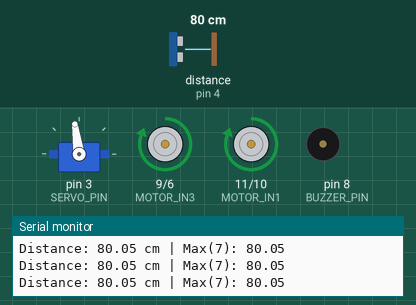
A sketch run on a simulated Arduino Uno, built with avr-gcc and run on an emulated ATmega328P. Shown: servo, motor-driver pin pairs drawn as motors (green arrow = first pin HIGH = forward, orange = second pin HIGH = backward, longer = more drive), buzzer (waves = sounding), the last lines printed to the serial monitor. Wiring (inferred from the names in the program): ultrasonic range finder: trigger pin 7; echo pin 4. The inputs (shaded band) are chosen by the test bench; at power-on: distance to the obstacle (sensor on pin 4) 80 cm. The echo pulse lasts 58.3 µs per cm.

Above: at 1.2 s.
1.3 s: distance to the obstacle (sensor on pin 4) set to 14 cm
4.3 s: distance to the obstacle (sensor on pin 4) set to 12 cm
At 6.8 s:
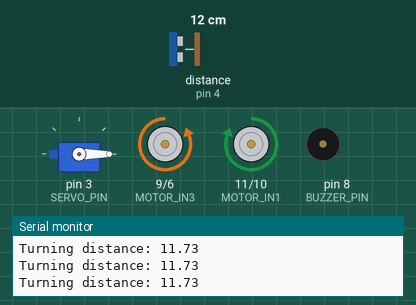
7.3 s: distance to the obstacle (sensor on pin 4) set to 2 cm
10.3 s: distance to the obstacle (sensor on pin 4) set to 35 cm
At 10.8 s:
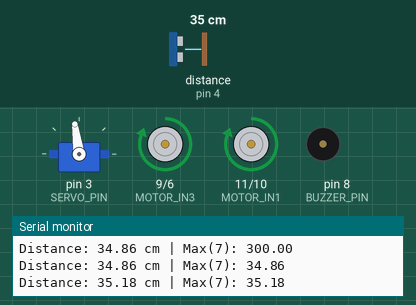
11.8 s: distance to the obstacle (sensor on pin 4) set to 4 cm
At 12.59 s:
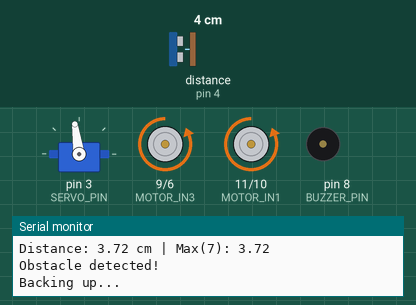
Timing chart, 0 to 15.8 s (numbered marks = the images above; inputs shaded):
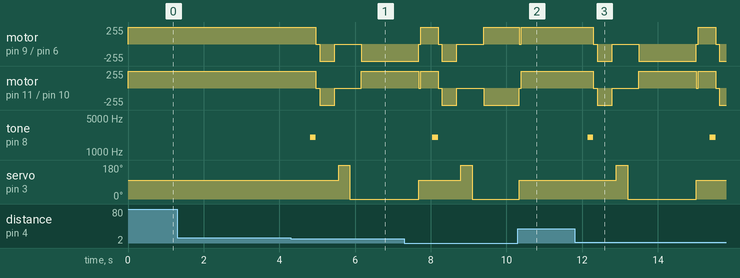

Measured:
- the behaviour switches between 13 and 12 cm on distance to the obstacle (sensor on pin 4) (found by bisection; images 0 and 1)
- after the input at 10.3 s, tone on pin 8 (BUZZER_PIN): stays silent (without the input it goes to 2000 Hz after 0.97 s); servo on pin 3 (SERVO_PIN): 0° → 98° after 0.03 s instead of 0.61 s

The sketch:

Roam-bot.ino
```cpp
#include <Servo.h>

/* PIN DEFINITIONS */
// Motors (L298N)
#define MOTOR_IN1 11
#define MOTOR_IN2 10
#define MOTOR_IN3 9
#define MOTOR_IN4 6
#define MOTOR_LEFT MOTOR_IN1, MOTOR_IN2
#define MOTOR_RIGHT MOTOR_IN3, MOTOR_IN4

// Ultrasonic sensor
#define ECHO_ECHO 4
#define ECHO_TRIG 7
#define ECHO_VCC 5

// Servo
#define SERVO_PIN 3

// Buzzer
#define BUZZER_PIN 8

/* CONSTANTS */
#define DISTANCE_THRESHOLD 12   // cm
#define SAMPLE_COUNT 7
#define ECHO_TIMEOUT 30000      // us
#define ECHO_TRIG_US 10         // us
#define ECHO_CM_PER_US 0.01723

/* GLOBALS */
Servo swivel;
float distanceSamples[SAMPLE_COUNT];
int sampleIndex = 0;

/* MOTOR STATE ENUM */
typedef enum MOTOR_STATE {
  MOTOR_OFF = 0b00,
  MOTOR_BACKWARD = 0b01,
  MOTOR_FORWARD = 0b10,
  MOTOR_OFF2 = 0b11
} MOTOR_STATE;

/* SETUP */
void setup() {
  pinMode(MOTOR_IN1, OUTPUT);
  pinMode(MOTOR_IN2, OUTPUT);
  pinMode(MOTOR_IN3, OUTPUT);
  pinMode(MOTOR_IN4, OUTPUT);

  pinMode(ECHO_ECHO, INPUT);
  pinMode(ECHO_TRIG, OUTPUT);
  pinMode(ECHO_VCC, OUTPUT);
  digitalWrite(ECHO_VCC, HIGH);

  swivel.attach(SERVO_PIN);
  swivel.write(98);

  pinMode(BUZZER_PIN, OUTPUT);

  Serial.begin(9600);

  clearSamples();
  stopMotors();

  Serial.println("Roam-Bot v1 started");
}

/* MAIN LOOP */
void loop() {
  float distance = echo_get_dist() * ECHO_CM_PER_US;
  storeSample(distance);

  float maxDist = getMaxSample();

  Serial.print("Distance: ");
  Serial.print(distance);
  Serial.print(" cm | Max(");
  Serial.print(SAMPLE_COUNT);
  Serial.print("): ");
  Serial.println(maxDist);

  if (maxDist > DISTANCE_THRESHOLD) {
    moveForward();
  } else {
    beep(2000, 150);
    handleObstacle();
  }

  delay(50);
}

/* ULTRASONIC */
unsigned long echo_get_dist() {
  digitalWrite(ECHO_TRIG, LOW);
  delayMicroseconds(2);
  digitalWrite(ECHO_TRIG, HIGH);
  delayMicroseconds(ECHO_TRIG_US);
  digitalWrite(ECHO_TRIG, LOW);

  return pulseIn(ECHO_ECHO, HIGH, ECHO_TIMEOUT);
}

/* DISTANCE BUFFER */
void storeSample(float value) {
  distanceSamples[sampleIndex] = value;
  sampleIndex = (sampleIndex + 1) % SAMPLE_COUNT;
}

float getMaxSample() {
  float maxVal = distanceSamples[0];
  for (int i = 1; i < SAMPLE_COUNT; i++) {
    if (distanceSamples[i] > maxVal) maxVal = distanceSamples[i];
  }
  return maxVal;
}

void clearSamples() {
  for (int i = 0; i < SAMPLE_COUNT; i++) {
    distanceSamples[i] = 300;
  }
}

/* BUZZER */
void beep(int frequency, int duration) {
  tone(BUZZER_PIN, frequency);
  delay(duration);
  noTone(BUZZER_PIN);
}

/* MOTOR CONTROL */
void motor_set_state(uint8_t in1, uint8_t in2, char state) {
  digitalWrite(in1, (state & 0b10) ? HIGH : LOW);
  digitalWrite(in2, (state & 0b01) ? HIGH : LOW);
}

void moveForward() {
  motor_set_state(MOTOR_LEFT, MOTOR_FORWARD);
  motor_set_state(MOTOR_RIGHT, MOTOR_FORWARD);
}

void moveBackward() {
  motor_set_state(MOTOR_LEFT, MOTOR_BACKWARD);
  motor_set_state(MOTOR_RIGHT, MOTOR_BACKWARD);
}

void pivotLeft() {
  motor_set_state(MOTOR_LEFT, MOTOR_BACKWARD);
  motor_set_state(MOTOR_RIGHT, MOTOR_FORWARD);
}

void pivotRight() {
  motor_set_state(MOTOR_LEFT, MOTOR_FORWARD);
  motor_set_state(MOTOR_RIGHT, MOTOR_BACKWARD);
}

void stopMotors() {
  motor_set_state(MOTOR_LEFT, MOTOR_OFF);
  motor_set_state(MOTOR_RIGHT, MOTOR_OFF);
}

/* OBSTACLE HANDLING */
void handleObstacle() {
  Serial.println("Obstacle detected!");

  stopMotors();
  delay(100);

  // Back up
  Serial.println("Backing up...");
  moveBackward();
  delay(400);
  stopMotors();
  delay(100);

  // Scan
  int turnDir = scanForBestDirection();

  if (turnDir < 0) {
    Serial.println("Pivoting LEFT");
    pivotLeft();
  } else {
    Serial.println("Pivoting RIGHT");
    pivotRight();
  }

  // turning
  unsigned long startTime = millis();
  bool minimumTurnMet = false;

  while (millis() - startTime < 1500) {
    float d = echo_get_dist() * ECHO_CM_PER_US;

    if (millis() - startTime > 600) {
      minimumTurnMet = true;
    }

    Serial.print("Turning distance: ");
    Serial.println(d);

    if (minimumTurnMet && d > DISTANCE_THRESHOLD + 5) {
      break;
    }
  }

  stopMotors();
  swivel.write(98);
  clearSamples();
}

/* SERVO SCAN */
int scanForBestDirection() {
  swivel.write(180);
  delay(300);
  float leftDist = echo_get_dist() * ECHO_CM_PER_US;
  Serial.print("Left scan: ");
  Serial.println(leftDist);

  swivel.write(0);
  delay(300);
  float rightDist = echo_get_dist() * ECHO_CM_PER_US;
  Serial.print("Right scan: ");
  Serial.println(rightDist);

  return (leftDist > rightDist) ? -1 : 1;
}
```
